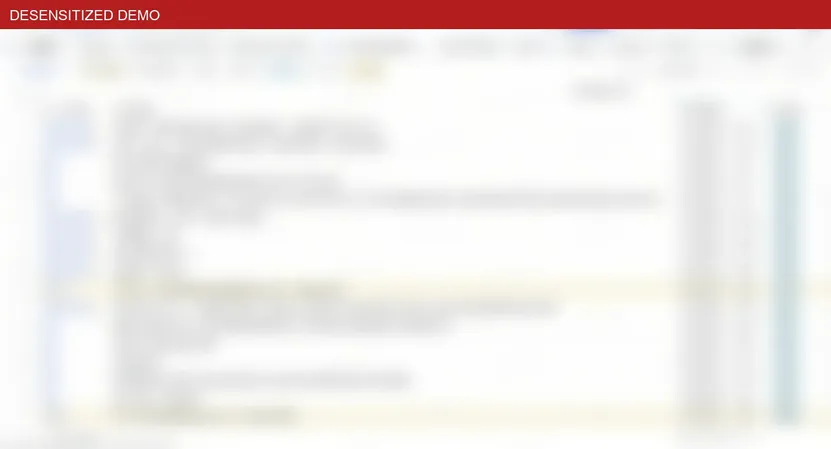
#> input picture assets/evidence-anon/【大秘书】原始私信内容.webp, 831 x 449 px, shrunk from 1400 x 756 before the run, found by its file name
$ python redact-evidence.py
#> lines starting #> are read from the running program, lines starting #| are printed output that depends on the picture
#!/usr/bin/env python3
"""Generate blurred + watermarked evidence copies for roadshow desensitization."""
from pathlib import Path
from PIL import Image, ImageFilter, ImageDraw, ImageFont

ROOT = Path(__file__).resolve().parents[1]
SRC = ROOT / 'assets' / 'evidence'
OUT = ROOT / 'assets' / 'evidence-anon'

# Full redact: heavy blur — likely contains real names / DMs / event fields
HEAVY = {
    '【大秘书】原声私信:投诉.webp',
    '【大秘书】原始私信内容.webp',
    '【主播标签库】.webp',
    '聚合事件卡（旧版）.webp',
    '聚合事件卡（新版）.webp',
    '聚合事件卡（7.6新）.webp',
    '【豆瓣】大盘视图（姜添）.webp',
    '【豆瓣】大盘视图（萨满）.webp',
    '【豆瓣】实时讨论监测+沉淀（1月底姜添）.webp',
    '【豆瓣】实时讨论监测+沉淀（1月底萨满）.webp',
}

# Light redact: UI chrome may expose internal labels
LIGHT = {
    '【月报】2026年6月舆情大盘图.webp',
    '【舆情态势复盘】.webp',
    '【大秘书】AI解析后的字段结果1.webp',
    '【大秘书】舆情结构性研判.webp',
}


def redact(src_path: Path, dst_path: Path, blur_radius: int):
#> called with blur_radius = 14
    img = Image.open(src_path).convert('RGB')
#> img is the input picture: PIL image 831x449 RGB; mean R, G, B 238.8, 229.8, 228.3
    w, h = img.size
#> w = 831; h = 449
    if blur_radius > 0:
        img = img.filter(ImageFilter.GaussianBlur(radius=blur_radius))
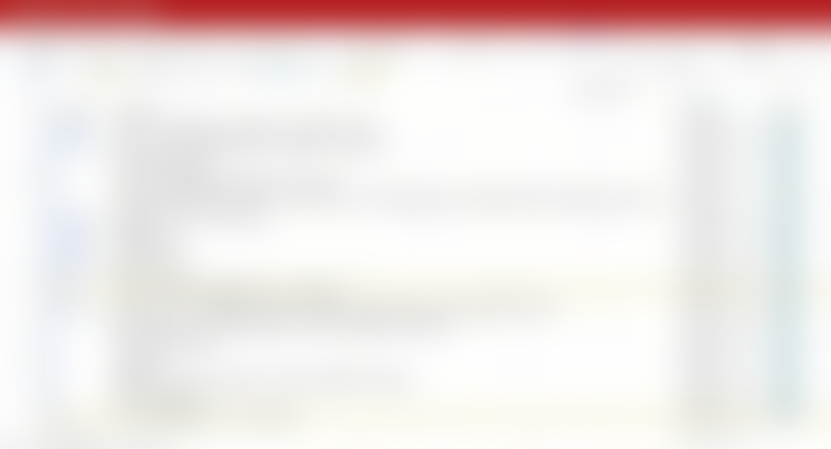
#> img: PIL image 831x449 RGB; mean R, G, B 238.8, 229.8, 228.3
    draw = ImageDraw.Draw(img)
    banner_h = max(48, h // 18)
#> banner_h = 48
    draw.rectangle([0, 0, w, banner_h], fill=(180, 30, 30, 255))
    label = 'DESENSITIZED DEMO'
    font = ImageFont.load_default()
    draw.text((12, 8), label, fill='white', font=font)
    dst_path.parent.mkdir(parents=True, exist_ok=True)
    img.save(dst_path, 'WEBP', quality=82)
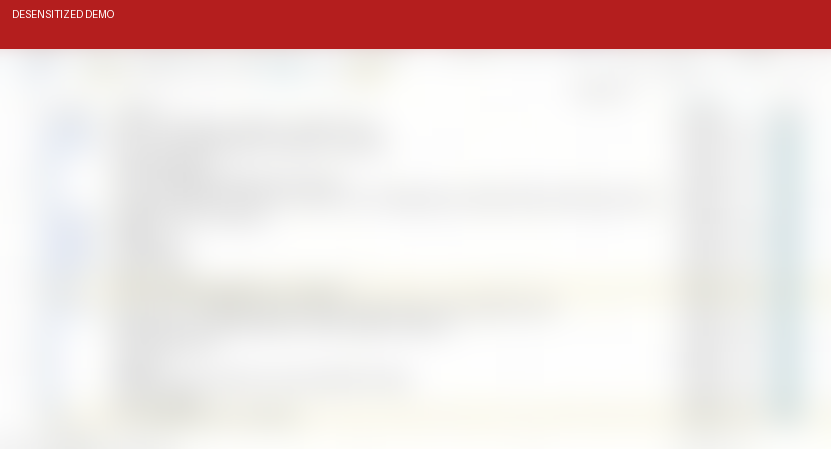
#> saved as 【大秘书】原始私信内容.webp: PIL image 831x449 RGB; mean R, G, B 236.1, 220.2, 218.6
#> pass 3 of the loop in main, `for name in HEAVY:`:
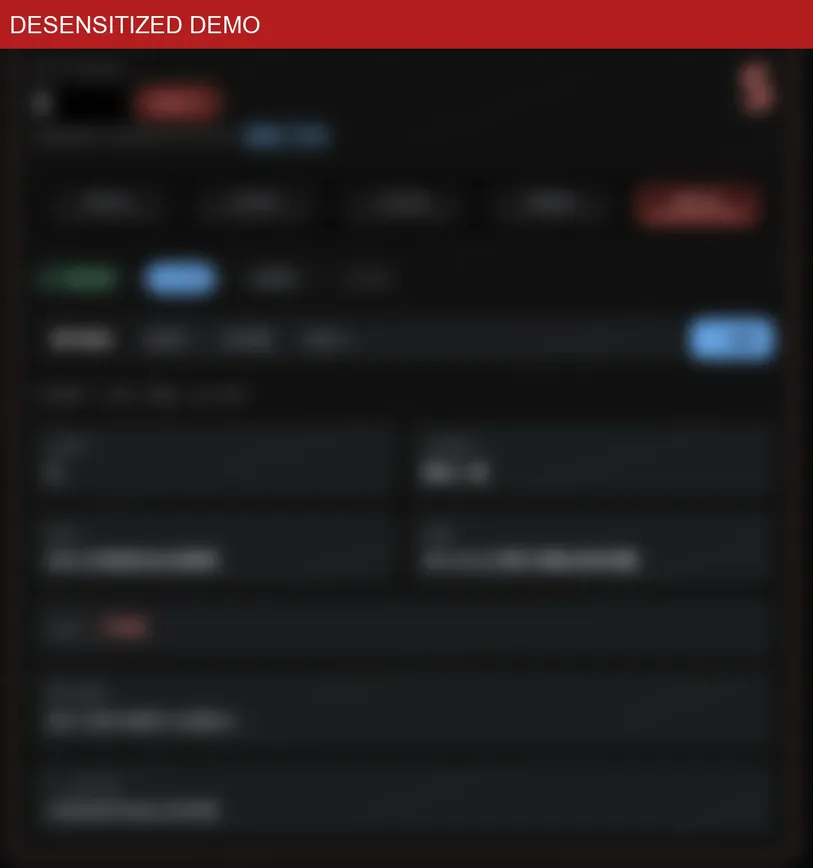
#> input picture assets/evidence-anon/聚合事件卡（旧版）.webp, 813 x 868 px, shrunk from 1370 x 1462 before the run, found by its file name
#> in redact, img is the input picture: PIL image 813x868 RGB; mean R, G, B 33.9, 26.2, 27.2
#> in redact (call 2), `img = img.filter(ImageFilter.GaussianBlur(radius=blur_radius))`:
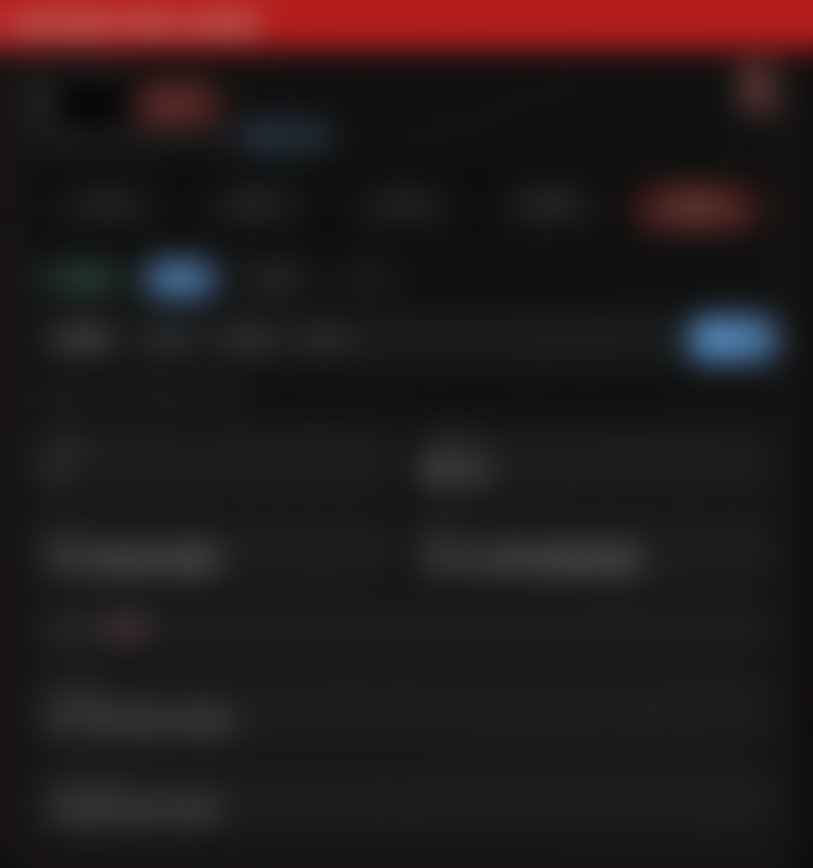
#> img: PIL image 813x868 RGB; mean R, G, B 33.8, 26.2, 27.1
#> in redact (call 2), `img.save(dst_path, 'WEBP', quality=82)`:
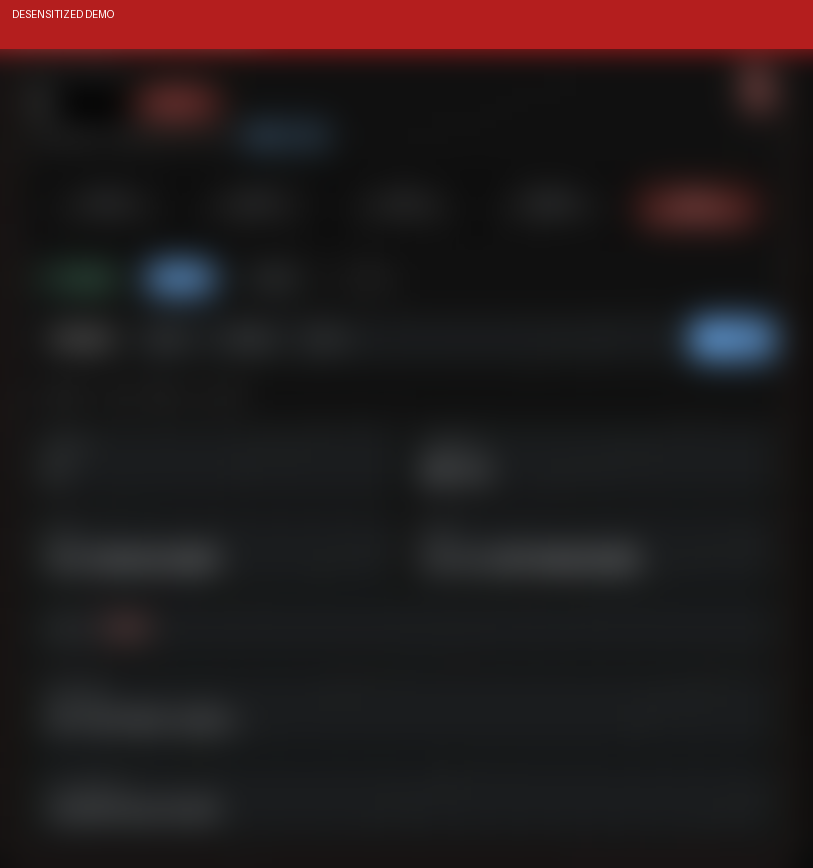
#> saved as 聚合事件卡（旧版）.webp: PIL image 813x868 RGB; mean R, G, B 34.9, 26, 26.9
#> the loop made 10 passes; the first 3 are shown
#> pass 3 of the loop in main, `for name in LIGHT:`:
#> the loop made 4 passes; the first 3 are shown
    print('  ok', dst_path.name, f'blur={blur_radius}')


def main():
    OUT.mkdir(parents=True, exist_ok=True)
    for name in HEAVY:
        src = SRC / name
        if src.exists():
            redact(src, OUT / name, blur_radius=14)
    for name in LIGHT:
        src = SRC / name
        if src.exists():
            redact(src, OUT / name, blur_radius=6)
    print('Done ->', OUT)


if __name__ == '__main__':
    main()
